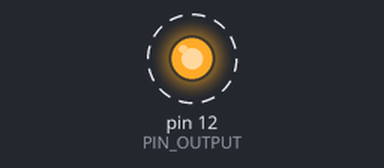
A sketch run on a simulated Arduino Uno, built with avr-gcc and run on an emulated ATmega328P. On the bench: output pins drawn as LEDs (lit = HIGH). Dashed ring = blinking.

Above: at 0.5 s.
Timing chart, 0 to 4.6 s (numbered marks = the images above):
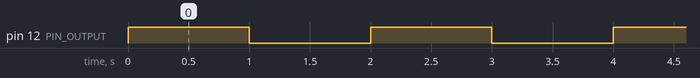

Measured:
- by itself, pin 12 (PIN_OUTPUT): alternates HIGH for 1.0 s and LOW for 1.0 s

The sketch:

blink.ino
```cpp
#define PIN_OUTPUT 12

void setup(void)
{
  pinMode(PIN_OUTPUT, OUTPUT);
}

void loop(void)
{
  digitalWrite(PIN_OUTPUT, HIGH);
  delay(1000);
  digitalWrite(PIN_OUTPUT, LOW);
  delay(1000);
}

/* vim: set sw=2 et: */
```
